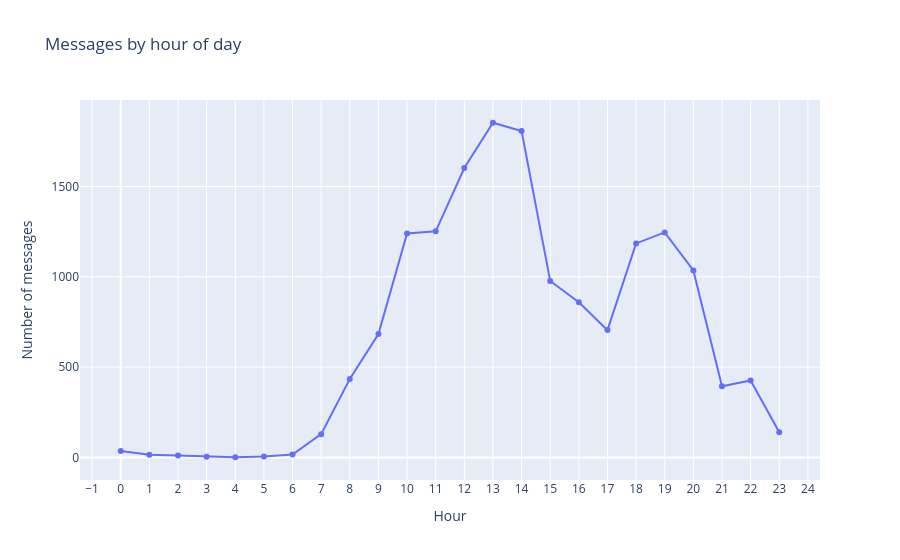

Notebook source saved alongside this figure:
### Code cell
fig = px.line(
    messages_by_hour,
    x="hour",
    y="messages",
    markers=True,
    title="Messages by hour of day",
    labels={
        "hour": "Hour",
        "messages": "Number of messages"
    }
)

fig.update_xaxes(dtick=1)

fig.show()

### Figure 1 — Plotly figure (JSON) as saved in the notebook; plotly's stock layout.template omitted (floating-point values rounded to 4 significant figures)
{"data": [{"hovertemplate": "Hour=%{x}<br>Number of messages=%{y}<extra></extra>", "legendgroup": "", "line": {"color": "#636efa", "dash": "solid"}, "marker": {"symbol": "circle"}, "mode": "lines+markers", "name": "", "orientation": "v", "showlegend": false, "type": "scatter", "x": [0, 1, 2, 3, 4, 5, 6, 7, 8, 9, 10, 11, 12, 13, 14, 15, 16, 17, 18, 19, 20, 21, 22, 23], "xaxis": "x", "y": [36, 15, 10, 4, 1, 5, 16, 129, 434, 683, 1240, 1252, 1602, 1853, 1807, 977, 859, 705, 1185, 1246, 1035, 394, 426, 139], "yaxis": "y"}], "layout": {"legend": {"tracegroupgap": 0}, "title": {"text": "Messages by hour of day"}, "xaxis": {"anchor": "y", "domain": [0, 1], "dtick": 1, "title": {"text": "Hour"}}, "yaxis": {"anchor": "x", "domain": [0, 1], "title": {"text": "Number of messages"}}}}
